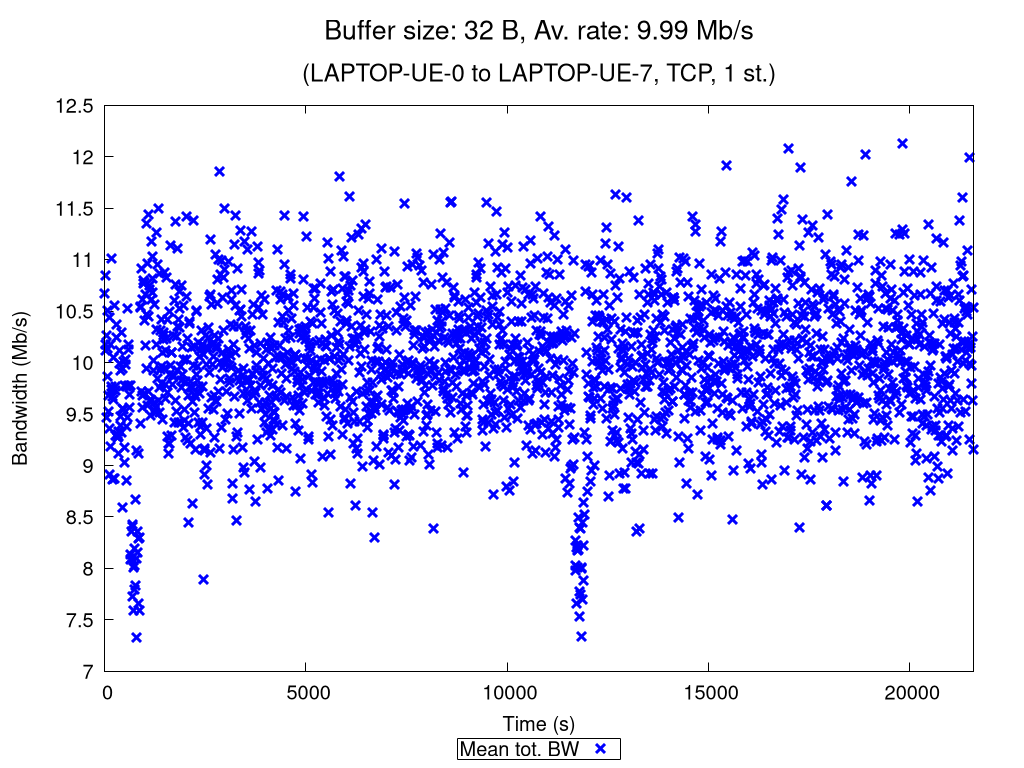

Reproduce this figure in gnuplot.
set terminal pngcairo nocrop enhanced size 1024,768 font "Verdana,15"
set output "TCP_1_st_2020_10_29_09-52-50_one2two_00032B.png"

set title "{/=20 Buffer size: 32 B, Av. rate: 9.99 Mb/s}\n\n{/=18 (LAPTOP-UE-0 to LAPTOP-UE-7, TCP, 1 st.)}"

set xlabel "Time (s)"
set ylabel "Bandwidth (Mb/s)"
set ytics nomirror
set key bmargin center horizontal box samplen 1 width -1
set bmargin 4.6
set rmargin 4.5

rf = 1000000.0  # rate factor
set style fill transparent solid 0.2 noborder
set autoscale xfix
plot "TCP_1_st_2020_10_29_09-52-50_one2two_00032B_iperf_processed.dat" using 1:($2/rf-$3/rf):($2/rf+$3/rf) with filledcurves lc rgb "blue" notitle, \
     "" using 1:($2/rf) with points pt 2 ps 1.5 lw 3 lc rgb "blue" title "Mean tot. BW", \
